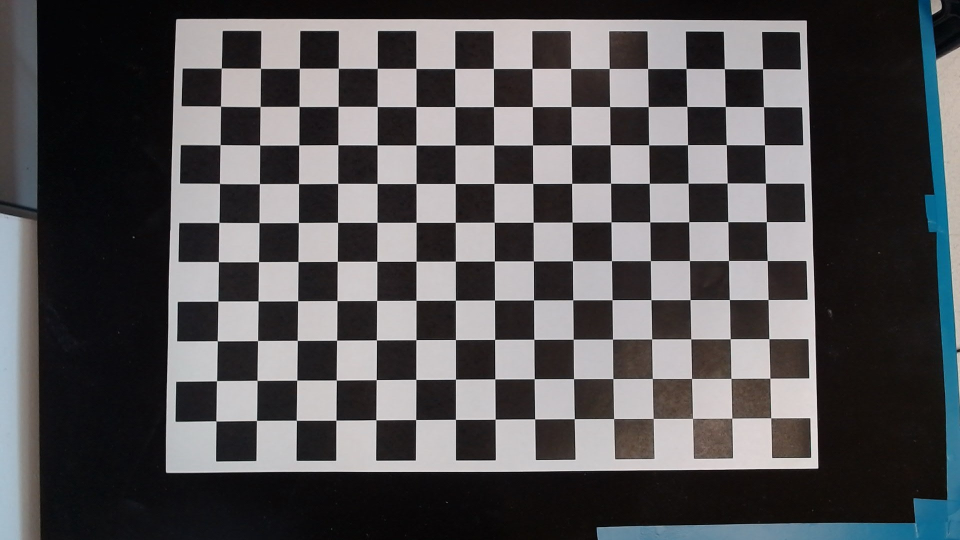
#> input picture testImg.jpg, 1920 x 1080 px, given in place of the camera (shown at 1/2 size)
$ python camCalibTest.py
#> lines starting #> are read from the running program, lines starting #| are printed output that depends on the picture; after the words box and inside, x2 and y2 are one past the last pixel; in counts of white or black regions, pixels touching at a corner belong together
#> (reads corners.json from the repository)
import sys
sys.path.append('.')

import cv2
import logging
from parameters import *
import numpy as np
import pandas as pd
import pickle
import time

'''
Ta skripta je namenjena za testiranje kamere in njene kalibracije.
Najprej zajamemo sliko kamere.
Nato uporabimo kalibracijske parametere in z njimi popravimo sliko.
Ko smo sliko popravili, na njej najdemo vse kvadrate in jih označimo.
Izračunamo dimenzije vseh kvadratov in jih izpišemo na sliki.
Sledi preverjanje ali so kvadrati pravilno označeni in ali so dimenzije pravilne (kvadrati imajo znane dimenzije).
Na koncu vse dimenzije primerjamo in izračunamo napako med njimi.
'''

NUMBER_OF_IMAGES = 1 # Number of images to take for calibration

####################################################################################################
#       Zajemi sliko kamere
####################################################################################################
def getImage():
    # Initialize camera
    cam = cv2.VideoCapture(0, cv2.CAP_DSHOW)
    # disable all possible auto settings

    cam.set(cv2.CAP_PROP_AUTO_EXPOSURE, 0)
    cam.set(cv2.CAP_PROP_EXPOSURE, -4)#(CAMERA_EXPOSURE-1))
    cam.set(cv2.CAP_PROP_FRAME_WIDTH, CAMERA_FRAME_WIDTH)
    cam.set(cv2.CAP_PROP_FRAME_HEIGHT, CAMERA_FRAME_HEIGHT)

    # [11 lines of commented-out code are left out]
    print("Exposure: ", cam.get(cv2.CAP_PROP_EXPOSURE))

    ret, image = cam.read()
#> image is the input picture: shape (1080, 1920, 3); mean B, G, R 83.5, 81.8, 83.4
    if not ret:
        logging.error("Could not read image from camera")
        return None

    return image

# Get image from camera and save it
def getImageSave(name):
    image = getImage()
    if image is None:
        return None
    cv2.imwrite(f"image{name}.jpg", image)
    return image

# load image from file
def loadImage(name):
    image = cv2.imread(f"image{name}.jpg")
    return image

####################################################################################################
#       Undistort slike kamere
####################################################################################################
def undistortImage(image):
    # Read camera calibration data
    with open(CALIBRATION_DATA_PATH, 'rb') as calibrationFile:
        data = pickle.load(calibrationFile)
        cameraMatrix = data['cameraMatrix']
        dist = data['dist']
        rvecs = data['rvecs']
        tvecs = data['tvecs']
        newcameramtx, roi = cv2.getOptimalNewCameraMatrix(
        cameraMatrix, dist, (CAMERA_FRAME_WIDTH, CAMERA_FRAME_HEIGHT), 1, (CAMERA_FRAME_WIDTH, CAMERA_FRAME_HEIGHT))

    # Undistort image
    imageUndistorted = cv2.undistort(image, newcameramtx, dist)
    return imageUndistorted


####################################################################################################
#       Popravimo sliko kamere
####################################################################################################
def correctImage(image):
    # convert image to grayscale
    imageGray = cv2.cvtColor(image, cv2.COLOR_BGR2GRAY)
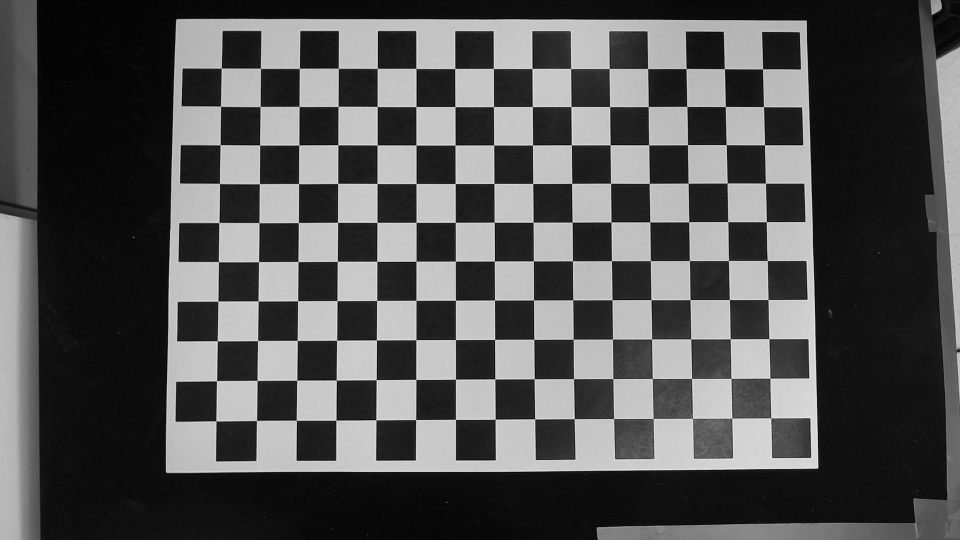
#> imageGray: shape (1080, 1920) (shown at 1/2 size); min 0, max 242, mean 82.4

    # apply gaussian blur to the image
    imageBlur = cv2.medianBlur(imageGray, 3)

    # sharpen image
    sharpen_kernel = np.array([[-1,-1,-1], [-1,9,-1], [-1,-1,-1]])
    sharpen = cv2.filter2D(imageBlur, 0, sharpen_kernel)
    return sharpen


####################################################################################################
#       Na sliki najdemo vse kvadrate in jih označimo
####################################################################################################
def findSquares(sharpen, image):
    results = pd.DataFrame(columns=['squarePlace','squareSize','error'])
    # Threshold and morph close
    thresh = cv2.threshold(sharpen, 170, 255, cv2.THRESH_BINARY)[1]
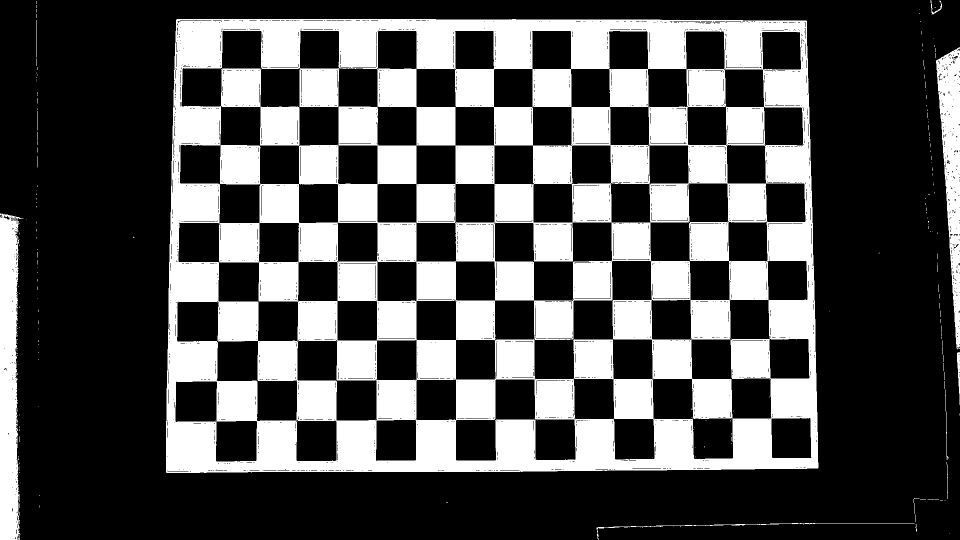
#> thresh: shape (1080, 1920) (shown at 1/2 size); 31.8% white; 236 white regions (224 under 20 px)
    cv2.imshow("thresh", thresh)


    # Find contours and filter using threshold area, start in top left corner
    cnts = cv2.findContours(thresh, cv2.RETR_EXTERNAL, cv2.CHAIN_APPROX_SIMPLE)
#> cnts = 191 contours, 185 with area under 20; largest, box (x1, y1, x2, y2) and area: (332, 38, 1637, 946) 1159560, (0, 427, 43, 1080) 21976, (1872, 94, 1920, 699) 15272, (1193, 1046, 1829, 1080) 257, (1914, 704, 1920, 810) 246, (1861, 0, 1884, 29) 76
    cnts = cnts[0] if len(cnts) == 2 else cnts[1]

    min_area = 9000
    max_area = 100000
    for c in cnts:
        area = cv2.contourArea(c)
        if area > min_area and area < max_area:
            x,y,w,h = cv2.boundingRect(c)
            if w-h < 10 and w-h > -10:
                # Obkrožimo kvadrate
                cv2.drawContours(image, [c], -1, (36,255,12), 2)

                # Napiši velikost kvadrata v center kvadrata na sliki
                squarePlace,squareSize,angle = cv2.minAreaRect(c)

                # Zaokroiži velikost na 2 decimalki
                squareSize = (round(squareSize[0],2), round(squareSize[1],2))

                # Izračunamo napako med dimenzijami
                error = squareSize[0] - squareSize[1]
                error = abs(round(error,2))

                # Zaokroži pozicijo kvadrata na 0 decimalk
                squarePlace = (round(squarePlace[0],0), round(squarePlace[1],0))

                # Izračunamo realno velikost kvadrata
                # realSquareSize = (round(squareSize[0] * PIXEL_TO_MM,2), round(squareSize[1] * PIXEL_TO_MM,2))

                #print('Square: ', squarePlace, 'Size: ', squareSize, 'Error: ', error)
                # Dodamo rezultate v tabelo
                results = results.append({'squarePlace': squarePlace, 'squareSize': squareSize, 'error': error}, ignore_index=True)
                #print(results)

                # Napiši(blue) velikost kvadrata v center kvadrata na sliki
                cv2.putText(image, str(squareSize), (int(squarePlace[0]-70), int(squarePlace[1])), cv2.FONT_HERSHEY_SIMPLEX, 0.6, (255,0,0), 2)
#> this loop made 191 passes
#> (area, x, y, w, h) on passes 117, 174: (21975.5, 0, 427, 43, 653), (15272, 1872, 94, 48, 605)
#> area on passes 11, 56: 257, 245.5

    return image, results


####################################################################################################
#       Izračunamo dimenzije vseh kvadratov in jih izpišemo na sliki
####################################################################################################


####################################################################################################
#       Prikaz slike
####################################################################################################
def showImage(name, image, wait=0):
    cv2.imshow(name, image)
    if wait == 1:
        cv2.waitKey(0)


####################################################################################################
#       MAIN
####################################################################################################
def main():
    resultsDistorted = pd.DataFrame(columns=['image','squarePlace','squareSize','error']) # Table for results
    resultsUndistorted = pd.DataFrame(columns=['image','squarePlace','squareSize','error']) # Table for results

    for i in range(0, NUMBER_OF_IMAGES):
        # Get image
        image = getImage()
        imageDistorted = image.copy()
        imageUndistorted = image.copy()

        # Distorted image
        sharpen = correctImage(imageDistorted) # Remove noise from image
        imageDistorted, result = findSquares(sharpen, imageDistorted) # Na sliki najdemo vse kvadrate in jih označimo
#> result = table of 0 rows and 3 columns

        result['image'] = i # Add image number to results
#> (the run stopped early here; a loop or call above may not have finished)
